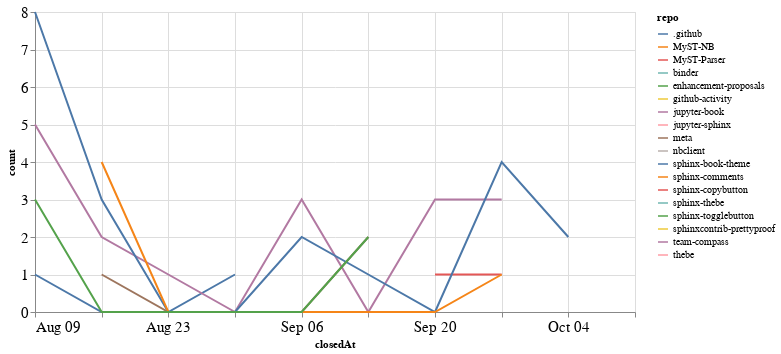

The code cell stored with this chart in its notebook:
### Code cell
closed_by_time = closed_by.groupby('repo').resample('W', on='closedAt').count()['author'].reset_index()
closed_by_time = closed_by_time.rename(columns={'author': 'count'})

alt.Chart(closed_by_time, width=600).mark_line().encode(
    x='closedAt',
    y='count',
    color='repo',
    tooltip="repo"
)

### Figure 1 — Vega-Lite specification as saved in the notebook (floating-point values rounded to 4 significant figures)
{"config": {"axisLeft": {"labelFontSize": 15}, "axisBottom": {"labelFontSize": 15}}, "data": {"name": "data-ba668c74a880ee67aadccce21e968e4f"}, "mark": "line", "encoding": {"color": {"type": "nominal", "field": "repo"}, "tooltip": {"type": "nominal", "field": "repo"}, "x": {"type": "temporal", "field": "closedAt"}, "y": {"type": "quantitative", "field": "count"}}, "width": 600, "$schema": "https://vega.github.io/schema/vega-lite/v4.8.1.json", "datasets": {"data-ba668c74a880ee67aadccce21e968e4f": [{"repo": ".github", "closedAt": "2020-08-09T00:00:00", "count": 1}, {"repo": ".github", "closedAt": "2020-08-16T00:00:00", "count": 0}, {"repo": ".github", "closedAt": "2020-08-23T00:00:00", "count": 0}, {"repo": ".github", "closedAt": "2020-08-30T00:00:00", "count": 1}, {"repo": "MyST-NB", "closedAt": "2020-09-06T00:00:00", "count": 1}, {"repo": "MyST-Parser", "closedAt": "2020-09-20T00:00:00", "count": 1}, {"repo": "MyST-Parser", "closedAt": "2020-09-27T00:00:00", "count": 1}, {"repo": "binder", "closedAt": "2020-08-16T00:00:00", "count": 2}, {"repo": "enhancement-proposals", "closedAt": "2020-08-30T00:00:00", "count": 1}, {"repo": "github-activity", "closedAt": "2020-08-09T00:00:00", "count": 1}, {"repo": "jupyter-book", "closedAt": "2020-08-09T00:00:00", "count": 5}, {"repo": "jupyter-book", "closedAt": "2020-08-16T00:00:00", "count": 2}, {"repo": "jupyter-book", "closedAt": "2020-08-23T00:00:00", "count": 1}, {"repo": "jupyter-book", "closedAt": "2020-08-30T00:00:00", "count": 0}, {"repo": "jupyter-book", "closedAt": "2020-09-06T00:00:00", "count": 3}, {"repo": "jupyter-book", "closedAt": "2020-09-13T00:00:00", "count": 0}, {"repo": "jupyter-book", "closedAt": "2020-09-20T00:00:00", "count": 3}, {"repo": "jupyter-book", "closedAt": "2020-09-27T00:00:00", "count": 3}, {"repo": "jupyter-sphinx", "closedAt": "2020-09-27T00:00:00", "count": 1}, {"repo": "meta", "closedAt": "2020-08-16T00:00:00", "count": 1}, {"repo": "meta", "closedAt": "2020-08-23T00:00:00", "count": 0}, {"repo": "meta", "closedAt": "2020-08-30T00:00:00", "count": 0}, {"repo": "meta", "closedAt": "2020-09-06T00:00:00", "count": 0}, {"repo": "meta", "closedAt": "2020-09-13T00:00:00", "count": 2}, {"repo": "nbclient", "closedAt": "2020-09-13T00:00:00", "count": 1}, {"repo": "sphinx-book-theme", "closedAt": "2020-08-09T00:00:00", "count": 8}, {"repo": "sphinx-book-theme", "closedAt": "2020-08-16T00:00:00", "count": 3}, {"repo": "sphinx-book-theme", "closedAt": "2020-08-23T00:00:00", "count": 0}, {"repo": "sphinx-book-theme", "closedAt": "2020-08-30T00:00:00", "count": 0}, {"repo": "sphinx-book-theme", "closedAt": "2020-09-06T00:00:00", "count": 2}, {"repo": "sphinx-book-theme", "closedAt": "2020-09-13T00:00:00", "count": 1}, {"repo": "sphinx-book-theme", "closedAt": "2020-09-20T00:00:00", "count": 0}, {"repo": "sphinx-book-theme", "closedAt": "2020-09-27T00:00:00", "count": 4}, {"repo": "sphinx-book-theme", "closedAt": "2020-10-04T00:00:00", "count": 2}, {"repo": "sphinx-comments", "closedAt": "2020-08-16T00:00:00", "count": 4}, {"repo": "sphinx-comments", "closedAt": "2020-08-23T00:00:00", "count": 0}, {"repo": "sphinx-comments", "closedAt": "2020-08-30T00:00:00", "count": 0}, {"repo": "sphinx-comments", "closedAt": "2020-09-06T00:00:00", "count": 0}, {"repo": "sphinx-comments", "closedAt": "2020-09-13T00:00:00", "count": 0}, {"repo": "sphinx-comments", "closedAt": "2020-09-20T00:00:00", "count": 0}, {"repo": "sphinx-comments", "closedAt": "2020-09-27T00:00:00", "count": 1}, {"repo": "sphinx-copybutton", "closedAt": "2020-09-27T00:00:00", "count": 1}, {"repo": "sphinx-thebe", "closedAt": "2020-08-16T00:00:00", "count": 1}, {"repo": "sphinx-togglebutton", "closedAt": "2020-08-09T00:00:00", "count": 3}, {"repo": "sphinx-togglebutton", "closedAt": "2020-08-16T00:00:00", "count": 0}, {"repo": "sphinx-togglebutton", "closedAt": "2020-08-23T00:00:00", "count": 0}, {"repo": "sphinx-togglebutton", "closedAt": "2020-08-30T00:00:00", "count": 0}, {"repo": "sphinx-togglebutton", "closedAt": "2020-09-06T00:00:00", "count": 0}, {"repo": "sphinx-togglebutton", "closedAt": "2020-09-13T00:00:00", "count": 2}, {"repo": "sphinxcontrib-prettyproof", "closedAt": "2020-09-27T00:00:00", "count": 1}, {"repo": "team-compass", "closedAt": "2020-10-11T00:00:00", "count": 1}, {"repo": "thebe", "closedAt": "2020-08-16T00:00:00", "count": 1}]}}
